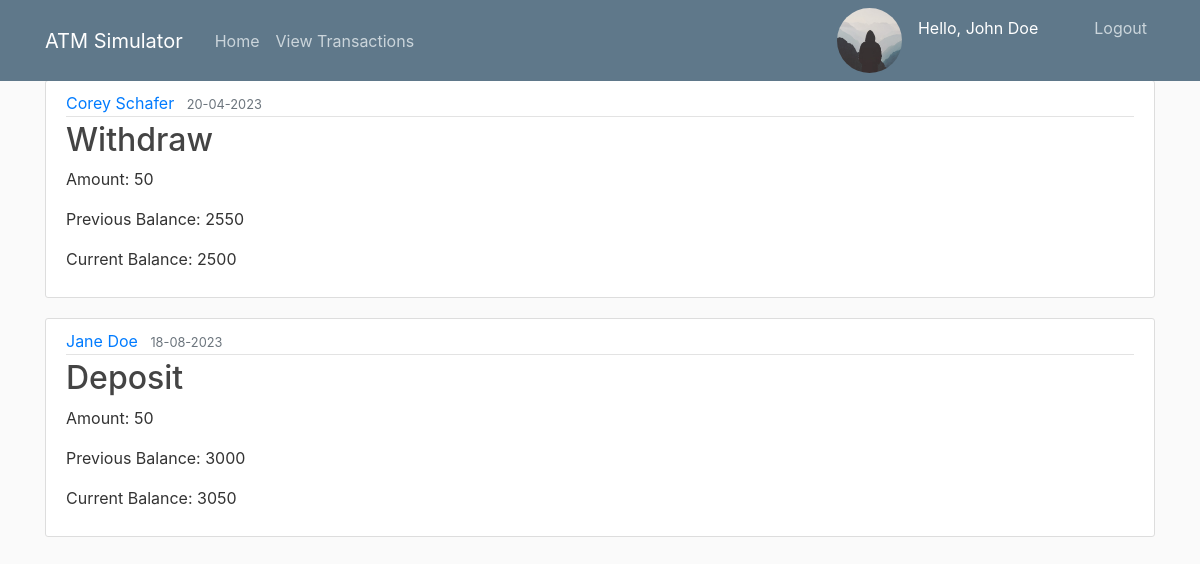
/view_transactions (signed in), run on the app's committed database.
### atm/models.py (models this page shows, shortened)
class User(db.Model, UserMixin):
    id = db.Column(db.Integer, primary_key = True)
    name = db.Column(db.String(50), nullable = False)
    account_number = db.Column(db.String(11), unique = True, nullable = False)
    account_balance = db.Column(db.Numeric, unique = True, nullable = False)
    profile_pic = db.Column(db.String(20), nullable = False, default = 'default.jpg')
    pin = db.Column(db.String(60), unique = True, nullable = False)
    type_acc = db.Column(db.String(7), nullable = False)
    transactions = db.relationship('Transaction', backref = 'user', lazy = True)

### atm/routes.py (the view)
@app.route("/view_transactions")
@login_required
def view_transactions():
    return render_template('view_transactions.html', transactions=transactions)

### atm/models.py (called while the page is built)
@login_manager.user_loader
def load_user(user_id):
    return User.query.get(int(user_id))

### atm/templates/view_transactions.html
{% extends "layout.html" %}
{% block content %}
    {% for transaction in transactions %}
        <article class="media content-section">
            <div class="media-body">
                <div class="transaction-metadata">
                    <a class="mr-2" href="#">{{ transaction.owner }}</a>
                    <small class="text-muted">{{ transaction.date }}</small>
                </div>
                <h2><a class="transaction-title" href="#">{{ transaction.type }}</a></h2>
                <p class="transaction-content">Amount: {{ transaction.amount }}</p>
                <p class="transaction-content">Previous Balance: {{ transaction.prev_balance }}</p>
                <p class="transaction-content">Current Balance: {{ transaction.curr_balance }}</p>
            </div>
        </article>
    {% endfor %}
{% endblock content %}

### atm/templates/layout.html (shortened to what this page needs)
<!DOCTYPE html>
<html lang="en">
<head>
    <link rel="stylesheet" href="https://cdn.jsdelivr.net/npm/bootstrap@4.4.1/dist/css/bootstrap.min.css">
    <link rel = "stylesheet" type = "text/css" href = "{{url_for('static', filename = 'main.css')}}">
</head>
<body>
    <header class="site-header">
        <nav class="navbar navbar-expand-md navbar-dark bg-steel fixed-top">
            <div class="container">
                <a class="navbar-brand mr-4" href="/">ATM Simulator</a>
                <div class="collapse navbar-collapse" id="navbarToggle">
                    <div class="navbar-nav mr-auto">
                        <a class="nav-item nav-link" href="{{ url_for('home') }}">Home</a>
                        {% if current_user.is_authenticated %}
                            <a class="nav-item nav-link" href="{{ url_for('view_transactions') }}">View Transactions</a>
                        {% endif %}
                    </div>
                    <div class="navbar-nav">
                        {% if current_user.is_authenticated %}
                            <div class = "mr-5 d-flex">
                                <img class = "rounded-circle profile-img" src = "{{url_for('static', filename = 'profile_pics/' + current_user.profile_pic)}}">
                                <p class = "mt-2 text-white">Hello, {{current_user.name}}</p>
                            </div>
                            <a class="nav-item nav-link" href="{{ url_for('logout') }}">Logout</a>
                        {% else %}
                            <a class="nav-item nav-link" href="{{ url_for('login') }}">Login</a>
                        {% endif %}
                    </div>
                </div>
            </div>
        </nav>
    </header>
    <div class = "container">
        {% block content %}{% endblock %}
    </div>
</body>
</html>

### atm/static/main.css (style rules this page uses)
body { background: #fafafa; color: #333333; margin-top: 5rem; }
h1, h2, h3, h4, h5, h6 { color: #444444; }
.bg-steel { background-color: #5f788a; }
.site-header .navbar-nav .nav-link { color: #cbd5db; }
.content-section { background: #ffffff; padding: 10px 20px; border: 1px solid #dddddd; border-radius: 3px; margin-bottom: 20px; }
.transaction-title { color: #444444; }
.transaction-content { white-space: pre-line; }
.transaction-metadata { padding-bottom: 1px; margin-bottom: 4px; border-bottom: 1px solid #e3e3e3 }
.profile-img { height: 65px; width: 65px; margin-right: 16px; }

### data on the page
User: profile_pic (picture), name "John Doe"

### other printed values
{{ transaction.owner }} "Corey Schafer" "Jane Doe"
{{ transaction.date }} "20-04-2023" "18-08-2023"
{{ transaction.type }} "Withdraw" "Deposit"
{{ transaction.amount }} "50" "50"
{{ transaction.prev_balance }} "2550" "3000"
{{ transaction.curr_balance }} "2500" "3050"
